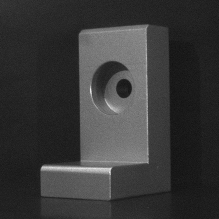
#> input picture detection/L.png, 219 x 219 px
$ jupyter execute lab3.ipynb
#> lines starting #> are read from the running program, lines starting #| are printed output that depends on the picture; after the words box and inside, x2 and y2 are one past the last pixel; in counts of white or black regions, pixels touching at a corner belong together
(P:lab73)=
# Hough transform

* The Hough transform does not apply directly to the original image: what image should you use?

* Represent the Hough transform of the image {download}`L.png` with `skimage.transform.hough_line`.

* The function `skimage.transform.hough_line_peaks` extracts the parameters of the most important lines from the Hough transform.
  Use this function to display the six most important lines of the image.

* * *

The objectives of this exercise are:
* to detect lines in an image with the Hough transform
* to know how to interpret a Hough transform

[cell 1]
from math import pi

from numpy import cos, sin, rad2deg

from skimage.io import imread
from skimage.feature import canny
from skimage.transform import hough_line, hough_line_peaks

from matplotlib.pyplot import figure, imshow, title, subplot, plot, show, plot, xlabel, ylabel, axis, axis

[cell 2]
x = imread("L.png")
#> x is the input picture: shape (219, 219); min 17, max 235, mean 56
x = x #/255

The Hough transform is applied to binary images, which must highlight the lines of the image.
Also, an edge detection is needed.
We apply the Canny detector (with the default parameters).

[cell 3]
y = canny(x)
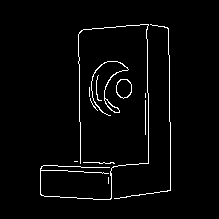
#> y: shape (219, 219) bool; 2.7% white in thin lines or dots, all inside (x1, y1, x2, y2) = (40, 24, 171, 200)
figure
imshow(y, cmap="gray")
title("Edges (Canny)")
show()

The function `hough_line` returns the accumulator and the corresponding x-axis and y-axis.

[cell 4]
accumulator, angle, dist  = hough_line(y)
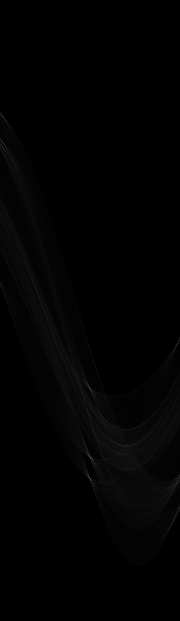
#> accumulator: shape (621, 180) uint64; min 0, max 114, mean 2.1
#> angle = 180 values from -1.57 to 1.55; dist = 621 values from -310 to 310
peaks, angles, dists = hough_line_peaks(accumulator, angle, dist, threshold=.1*accumulator.max(), num_peaks=7)
#> peaks = [114, 99, 86, 60, 60, 56, 39]; angles = [-0.0175, -0.0175, -0.0175, 1.43, -1.52, -1.52, -0.0175]; dists = [167, 146, 77, 212, -167, -193, 108]

axes = (rad2deg(angle[0]), rad2deg(angle[-1]), dist[-1], dist[0])
#> axes = (-90, 89, 310, -310)

figure(figsize=(8,6))
imshow(accumulator**.5, cmap="gray", extent=axes, aspect="auto")
xlabel('Angle (degrees)')
ylabel('Distance (pixels)')
title("Hough transform")
plot(rad2deg(angles), dists, marker='o', markeredgecolor='lime', markerfacecolor="none", linestyle="none")
show()
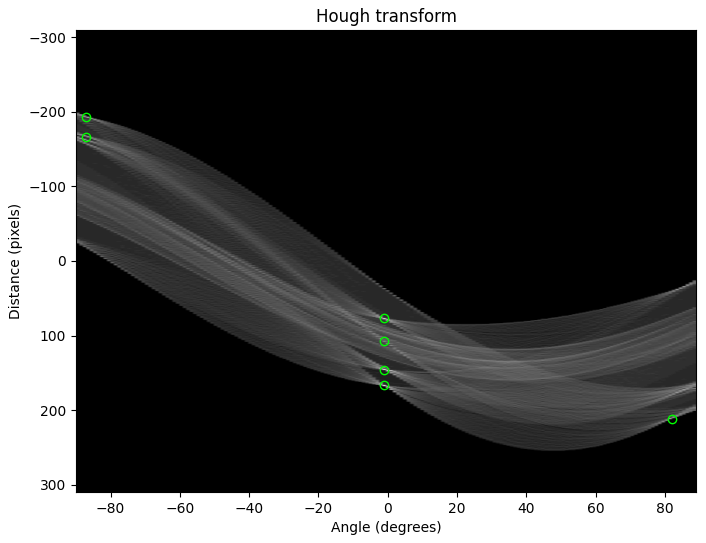
#> figure drawn by matplotlib, 1 panel

We can see clearly the sinusoids, each corresponding to a white pixel of the image of the contours
(actually, we have done an image transformation to bring out the sinusoids).
When the sinusoids intersect, they increase the intensity of the intersection pixel.
The brightest pixels of the transform correspond to the main lines of the edges.
The function `hough_line_peak` brings these pixels:
the most important are represented by the green circles on the accumulator,
and correspond to the lines shown in the image below.

[cell 5]
M, N = x.shape
#> M = 219; N = 219

figure
imshow(x, cmap="gray")

for _, angle, dist in zip(peaks, angles, dists):

    # Coordonnée de la ligne
    x0 = 0
    y0 = dist / sin(angle)
    x1 = N
    y1 = (dist - x1*cos(angle)) / sin(angle)

    # Tracé de la ligne
    plot((x0, x1), (y0, y1), color='lime')
#> this loop made 7 passes
#> (angle, dist, y0, y1) on passes 1 to 7: (-0.0175, 167, -9568.9, 2977.6), (-0.0175, 146, -8365.6, 4180.9), (-0.0175, 77, -4412, 8134.5), (1.43, 212, 214.1, 183.3), (-1.52, -167, 167.2, 178.7), (-1.52, -193, 193.3, 204.7), (-0.0175, 108, -6188.3, 6358.2)

axis((0,N,M,0))
show()
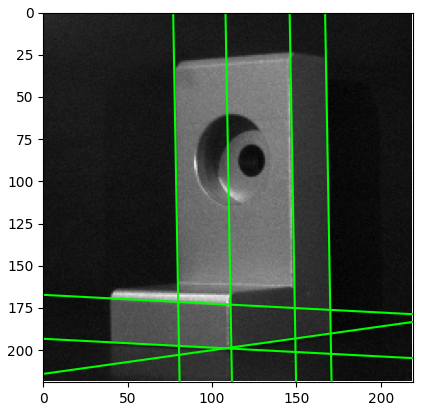
#> figure drawn by matplotlib, 1 panel
